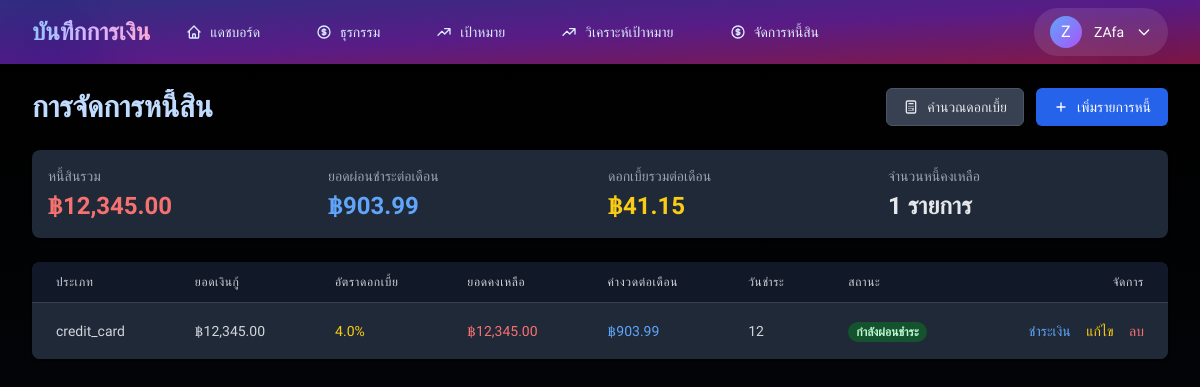
/debt/ (signed in), run on the app's committed database.
### models/user.py (models this page shows, shortened)
class User(UserMixin, db.Model):
    __tablename__ = 'users'
    id = db.Column(db.Integer, primary_key=True)
    username = db.Column(db.String(80), unique=True, nullable=False, index=True)
    email = db.Column(db.String(120), unique=True, nullable=False, index=True)
    password_hash = db.Column(db.String(200), nullable=False)
    profile_image = db.Column(db.String(200))
    first_name = db.Column(db.String(50))
    last_name = db.Column(db.String(50))
    profile_image = db.Column(db.String(200))
    is_active = db.Column(db.Boolean, default=True)
    is_verified = db.Column(db.Boolean, default=False)
    last_login = db.Column(db.DateTime)
    notification_preferences = db.Column(db.JSON, default={
        'email_notifications': True,
        'transaction_alerts': True,
        'goal_reminders': True,
        'weekly_summary': True
    })
    created_at = db.Column(db.DateTime, default=datetime.utcnow)
    updated_at = db.Column(db.DateTime, default=datetime.utcnow, onupdate=datetime.utcnow)
    transactions = db.relationship('Transaction',
                                 back_populates='user',
                                 lazy='dynamic',
                                 cascade='all, delete-orphan')
    financial_goals = db.relationship('FinancialGoal',
                                    back_populates='user',
                                    lazy='dynamic',
                                    cascade='all, delete-orphan')
    debts = db.relationship('Debt', backref=db.backref('user', lazy=True), lazy='dynamic', cascade='all, delete-orphan')

### models/Debt.py (models this page shows, shortened)
class Debt(db.Model):
    __tablename__ = 'debts'
    id = db.Column(db.Integer, primary_key=True)
    user_id = db.Column(db.Integer, db.ForeignKey('users.id', ondelete='CASCADE'), nullable=False, index=True)
    type = db.Column(db.String(50), nullable=False)  # ประเภทหนี้ (เช่น บ้าน, รถ, บัตรเครดิต)
    amount = db.Column(db.Float, nullable=False)  # ยอดเงินกู้
    interest_rate = db.Column(db.Float, nullable=False)  # อัตราดอกเบี้ย
    term_months = db.Column(db.Integer, nullable=False)  # ระยะเวลา (เดือน)
    monthly_payment = db.Column(db.Float, nullable=False)  # ค่างวดต่อเดือน
    remaining_amount = db.Column(db.Float, nullable=False)  # ยอดคงเหลือ
    start_date = db.Column(db.DateTime, nullable=False)  # วันที่เริ่มต้น
    end_date = db.Column(db.DateTime, nullable=False)  # วันที่สิ้นสุด
    payment_date = db.Column(db.Integer, nullable=False)  # วันที่ชำระในแต่ละเดือน
    status = db.Column(db.String(20), default='active')  # active, overdue, completed
    created_at = db.Column(db.DateTime, default=datetime.utcnow)
    updated_at = db.Column(db.DateTime, default=datetime.utcnow, onupdate=datetime.utcnow)
    payments = db.relationship('DebtPayment', backref='debt', lazy='dynamic', cascade='all, delete-orphan')
    @property
    def status_display(self):
        status_map = {
            'active': 'กำลังผ่อนชำระ',
            'overdue': 'ค้างชำระ',
            'completed': 'ชำระครบแล้ว'
        }
        return status_map.get(self.status, self.status)
    def calculate_monthly_interest(self):
        return (self.remaining_amount * self.interest_rate) / 100 / 12

### routes/debt.py (the view)
@debt_bp.route('/')
@login_required
def debtmain():
    debts = Debt.query.filter_by(user_id=current_user.id).all()
    total_debt = sum(debt.remaining_amount for debt in debts)
    monthly_payment = sum(debt.monthly_payment for debt in debts)
    monthly_interest = sum(debt.calculate_monthly_interest() for debt in debts)
    total_count = len(debts)
    return render_template('debt/debtmain.html',
        debts=debts,
        total_debt=total_debt,
        monthly_payment=monthly_payment,
        monthly_interest=monthly_interest,
        total_count=total_count
    )

### app.py (called while the page is built)
@login_manager.user_loader
def load_user(user_id):
    return User.query.get(int(user_id))

### templates/debt/debtmain.html (shortened to what this page needs)
{% extends "base.html" %}
{% block content %}
<div class="md:flex md:items-center md:justify-between mb-6">
    <div class="flex-1 min-w-0">
        <h2 class="text-2xl font-bold leading-7 text-blue-200 sm:text-3xl sm:truncate">
            การจัดการหนี้สิน
        </h2>
    </div>
    <div class="mt-4 flex md:mt-0 md:ml-4 space-x-3">
        <button onclick="showCalculatorModal()"
            class="inline-flex items-center px-4 py-2 border border-gray-600 rounded-md shadow-sm text-sm font-medium text-gray-200 bg-gray-700 hover:bg-gray-600 transition-colors duration-150">
            คำนวณดอกเบี้ย
        </button>
        <a href="{{ url_for('debt.add') }}"
            class="inline-flex items-center px-4 py-2 border border-transparent rounded-md shadow-sm text-sm font-medium text-white bg-blue-600 hover:bg-blue-700 transition-colors duration-150">
            <svg class="h-4 w-4 mr-2" xmlns="http://www.w3.org/2000/svg" fill="none" viewBox="0 0 24 24" stroke="currentColor">
                <path stroke-linecap="round" stroke-linejoin="round" stroke-width="2" d="M12 6v6m0 0v6m0-6h6m-6 0H6" />
            </svg>
            เพิ่มรายการหนี้
        </a>
    </div>
</div>
<div class="bg-gray-800 shadow rounded-lg mb-6">
    <div class="p-4">
        <div class="grid grid-cols-1 gap-4 sm:grid-cols-4">
            <div>
                <h4 class="text-sm font-medium text-gray-400">หนี้สินรวม</h4>
                <p class="mt-1 text-2xl font-semibold text-red-400">
                    ฿{{ "{:,.2f}".format(total_debt) }}
                </p>
            </div>
            <div>
                <h4 class="text-sm font-medium text-gray-400">ยอดผ่อนชำระต่อเดือน</h4>
                <p class="mt-1 text-2xl font-semibold text-blue-400">
                    ฿{{ "{:,.2f}".format(monthly_payment) }}
                </p>
            </div>
            <div>
                <h4 class="text-sm font-medium text-gray-400">ดอกเบี้ยรวมต่อเดือน</h4>
                <p class="mt-1 text-2xl font-semibold text-yellow-400">
                    ฿{{ "{:,.2f}".format(monthly_interest) }}
                </p>
            </div>
            <div>
                <h4 class="text-sm font-medium text-gray-400">จำนวนหนี้คงเหลือ</h4>
                <p class="mt-1 text-2xl font-semibold text-gray-200">
                    {{ total_count }} รายการ
                </p>
            </div>
        </div>
    </div>
</div>
<div class="bg-gray-800 shadow overflow-hidden sm:rounded-lg">
    <div class="overflow-x-auto">
        <table class="min-w-full divide-y divide-gray-700">
            <thead class="bg-gray-900">
                <tr>
                    <th scope="col" class="px-6 py-3 text-left text-xs font-medium text-gray-300 uppercase tracking-wider">ประเภท</th>
                    <th scope="col" class="px-6 py-3 text-left text-xs font-medium text-gray-300 uppercase tracking-wider">ยอดเงินกู้</th>
                    <th scope="col" class="px-6 py-3 text-left text-xs font-medium text-gray-300 uppercase tracking-wider">อัตราดอกเบี้ย</th>
                    <th scope="col" class="px-6 py-3 text-left text-xs font-medium text-gray-300 uppercase tracking-wider">ยอดคงเหลือ</th>
                    <th scope="col" class="px-6 py-3 text-left text-xs font-medium text-gray-300 uppercase tracking-wider">ค่างวดต่อเดือน</th>
                    <th scope="col" class="px-6 py-3 text-left text-xs font-medium text-gray-300 uppercase tracking-wider">วันชำระ</th>
                    <th scope="col" class="px-6 py-3 text-left text-xs font-medium text-gray-300 uppercase tracking-wider">สถานะ</th>
                    <th scope="col" class="px-6 py-3 text-right text-xs font-medium text-gray-300 uppercase tracking-wider">จัดการ</th>
                </tr>
            </thead>
            <tbody class="bg-gray-800 divide-y divide-gray-700">
                {% for debt in debts %}
                <tr class="hover:bg-gray-700 transition-colors duration-150">
                    <td class="px-6 py-4 whitespace-nowrap text-sm text-gray-300">
                        {{ debt.type }}
                    </td>
                    <td class="px-6 py-4 whitespace-nowrap text-sm text-gray-300">
                        ฿{{ "{:,.2f}".format(debt.amount) }}
                    </td>
                    <td class="px-6 py-4 whitespace-nowrap text-sm text-yellow-400">
                        {{ debt.interest_rate }}%
                    </td>
                    <td class="px-6 py-4 whitespace-nowrap text-sm text-red-400">
                        ฿{{ "{:,.2f}".format(debt.remaining_amount) }}
                    </td>
                    <td class="px-6 py-4 whitespace-nowrap text-sm text-blue-400">
                        ฿{{ "{:,.2f}".format(debt.monthly_payment) }}
                    </td>
                    <td class="px-6 py-4 whitespace-nowrap text-sm text-gray-300">
                        {{ debt.payment_date }}
                    </td>
                    <td class="px-6 py-4 whitespace-nowrap">
                        <span class="px-2 inline-flex text-xs leading-5 font-semibold rounded-full
                            {% if debt.status == 'active' %}
                                bg-green-900 text-green-200
                            {% elif debt.status == 'overdue' %}
                                bg-red-900 text-red-200
                            {% else %}
                                bg-gray-900 text-gray-200
                            {% endif %}">
                            {{ debt.status_display }}
                        </span>
                    </td>
                    <td class="px-6 py-4 whitespace-nowrap text-right text-sm font-medium">
                        <a href="#" onclick="showPaymentModal('{{ debt.id }}')"
                            class="text-blue-400 hover:text-blue-300 mr-3 transition-colors duration-150">ชำระเงิน</a>
                        <a href="{{ url_for('debt.edit', id=debt.id) }}"
                            class="text-yellow-400 hover:text-yellow-300 mr-3 transition-colors duration-150">แก้ไข</a>
                        <a href="#" onclick="confirmDelete('{{ debt.id }}')"
                            class="text-red-400 hover:text-red-300 transition-colors duration-150">ลบ</a>
                    </td>
                </tr>
                {% endfor %}
            </tbody>
        </table>
    </div>
</div>
{% endblock %}

### templates/base.html (shortened to what this page needs)
<!DOCTYPE html>
<html lang="th" class="h-full bg-gray-50">
<head>
    <script src="https://cdn.tailwindcss.com"></script>
</head>
<nav class="bg-gradient-to-br from-indigo-900 via-purple-900 to-pink-900 shadow-xl">
    <div class="max-w-7xl mx-auto px-4 sm:px-6 lg:px-8 relative">
        <div class="absolute inset-0">
            <div class="absolute top-0 -left-4 w-32 h-32 bg-blue-500/20 rounded-full mix-blend-multiply filter blur-xl"></div>
            <div class="absolute top-0 -right-4 w-32 h-32 bg-purple-500/20 rounded-full mix-blend-multiply filter blur-xl"></div>
        </div>
        <div class="flex justify-between h-16 relative z-10">
            <div class="flex">
                <div class="flex-shrink-0 flex items-center">
                    <a href="{{ url_for('index') }}"
                       class="text-2xl font-bold text-transparent bg-clip-text bg-gradient-to-r from-blue-300 via-purple-300 to-pink-300 hover:scale-105 transform transition-all duration-300 hover:from-blue-200 hover:to-pink-200">
                    </a>
                </div>
                <div class="hidden sm:ml-6 sm:flex sm:space-x-8">
                    <a href="{{ url_for('dashboard.index') }}"
                       class="nav-link border-transparent text-blue-100 hover:text-white inline-flex items-center px-3 py-2 text-sm font-medium transition-all duration-300 hover:bg-white/10 rounded-lg">
                        <svg class="w-4 h-4 mr-2" fill="none" stroke="currentColor" viewBox="0 0 24 24">
                            <path stroke-linecap="round" stroke-linejoin="round" stroke-width="2" d="M3 12l2-2m0 0l7-7 7 7M5 10v10a1 1 0 001 1h3m10-11l2 2m-2-2v10a1 1 0 01-1 1h-3m-6 0a1 1 0 001-1v-4a1 1 0 011-1h2a1 1 0 011 1v4a1 1 0 001 1m-6 0h6"/>
                        </svg>
                        แดชบอร์ด
                    </a>
                    <a href="{{ url_for('transactions.molist') }}"
                       class="nav-link border-transparent text-blue-100 hover:text-white inline-flex items-center px-3 py-2 text-sm font-medium transition-all duration-300 hover:bg-white/10 rounded-lg">
                        ธุรกรรม
                    </a>
                    <a href="{{ url_for('goals.list') }}"
                       class="nav-link border-transparent text-blue-100 hover:text-white inline-flex items-center px-3 py-2 text-sm font-medium transition-all duration-300 hover:bg-white/10 rounded-lg">
                        <svg class="w-4 h-4 mr-2" fill="none" stroke="currentColor" viewBox="0 0 24 24">
                            <path stroke-linecap="round" stroke-linejoin="round" stroke-width="2" d="M13 7h8m0 0v8m0-8l-8 8-4-4-6 6"/>
                        </svg>
                        เป้าหมาย
                    </a>
                    <a href="{{ url_for('goals.analytics') }}"
                       class="nav-link border-transparent text-blue-100 hover:text-white inline-flex items-center px-3 py-2 text-sm font-medium transition-all duration-300 hover:bg-white/10 rounded-lg">
                        <svg class="w-4 h-4 mr-2" fill="none" stroke="currentColor" viewBox="0 0 24 24">
                            <path stroke-linecap="round" stroke-linejoin="round" stroke-width="2" d="M13 7h8m0 0v8m0-8l-8 8-4-4-6 6"/>
                        </svg>
                        วิเคราะห์เป้าหมาย
                    </a>
                    <a href="{{ url_for('debt.debtmain') }}"
                        class="nav-link border-transparent text-blue-100 hover:text-white inline-flex items-center px-3 py-2 text-sm font-medium transition-all duration-300 hover:bg-white/10 rounded-lg">
                        จัดการหนี้สิน
                    </a>
                </div>
            </div>
            <div class="hidden sm:ml-6 sm:flex sm:items-center">
                <div class="ml-3 relative">
                    {% if current_user.is_authenticated %}
                        <button type="button"
                                id="user-menu-button"
                                aria-expanded="false"
                                aria-haspopup="true"
                                class="flex items-center space-x-3 px-4 py-2 rounded-full bg-white/10 hover:bg-white/20 transition-all duration-300 focus:outline-none focus:ring-2 focus:ring-offset-2 focus:ring-blue-500">
                            <div class="h-8 w-8 rounded-full bg-gradient-to-br from-blue-400 to-purple-500 flex items-center justify-center">
                                <span class="text-white font-medium">{{ current_user.username[0].upper() }}</span>
                            </div>
                            <span class="text-white text-sm">{{ current_user.username }}</span>
                            <svg class="w-4 h-4 text-white" fill="none" stroke="currentColor" viewBox="0 0 24 24">
                                <path stroke-linecap="round" stroke-linejoin="round" stroke-width="2" d="M19 9l-7 7-7-7"/>
                            </svg>
                        </button>
                    {% endif %}
                </div>
            </div>
        </div>
    </div>
 </nav>
    <main class="gradient-background min-h-screen py-6">
        <div class="max-w-7xl mx-auto px-4 sm:px-6 lg:px-8">
            <div class="content">
                {% block content %}{% endblock %}
            </div>
        </div>
    </main>
</body>
</html>

### templates/base.html (style rules this page uses)
.gradient-background { background: linear-gradient(180deg, #000000 0%, #06090f 15%, #0f1729 30%, #1a1f35 45%, #1e2442 60%, #1a1f35 75%, #0f1729 90%, #000000 100% ); animation: gradient 15s ease infinite; background-size: 200% 200%; position: relative; }
.nav-link { position: relative; transition: all 0.3s ease; }
.nav-link::after { content: ''; position: absolute; width: 0; height: 2px; bottom: -2px; left: 50%; background-color: #3b82f6; transition: all 0.3s ease; transform: translateX(-50%); }

### data on the page
User: username "Z", username "ZAfa"
Debt: type "credit_card", amount "12,345.00", interest_rate "4.0", remaining_amount "12,345.00", monthly_payment "903.99", payment_date "12", status_display "กำลังผ่อนชำระ"

### other printed values
{{ "{:,.2f}".format(total_debt) }} "12,345.00"
{{ "{:,.2f}".format(monthly_payment) }} "903.99"
{{ "{:,.2f}".format(monthly_interest) }} "41.15"
{{ total_count }} "1"
